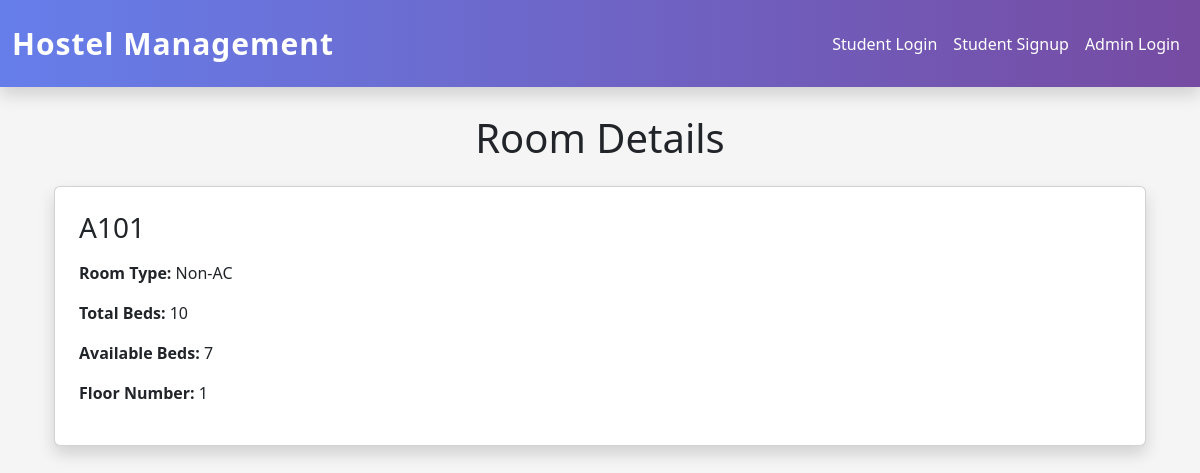
/room-details/1/, run on an earlier commit of the app's database.
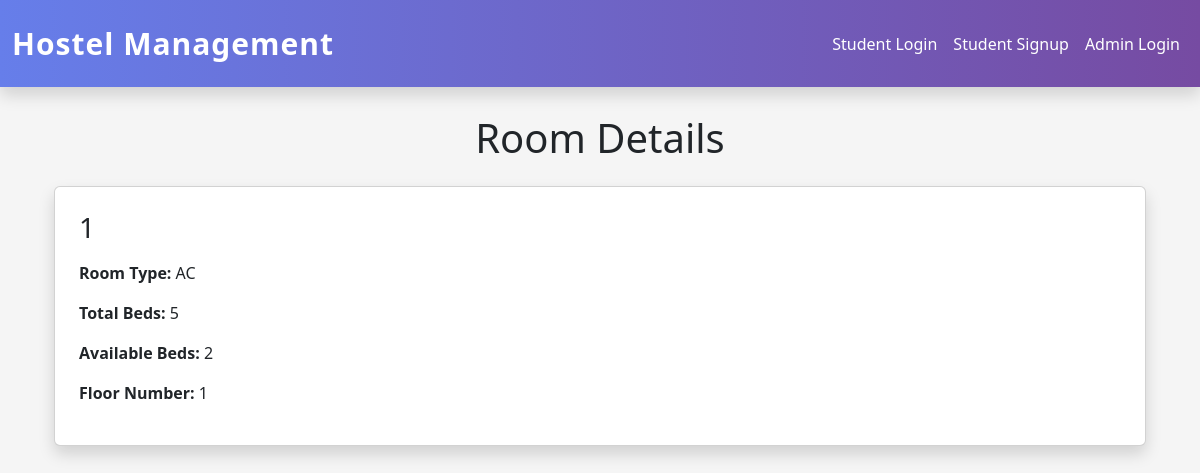
And on a later commit of the database.
### hostel_app/models.py (models this page shows, shortened)
class Room(models.Model):
    ROOM_TYPES = [
        ('AC', 'AC'),
        ('Non-AC', 'Non-AC'),
    ]
    room_number = models.CharField(
        max_length=20,
        unique=True
    )
    room_type = models.CharField(
        max_length=20,
        choices=ROOM_TYPES
    )
    total_beds = models.IntegerField()
    available_beds = models.IntegerField()
    floor_number = models.IntegerField()

### hostel_app/views.py (the view)
# urls.py: path('room-details/<int:id>/',views.room_details, name='room-details'),
def room_details(request, id):
    room = get_object_or_404(
        Room,
        id=id
    )
    context = {
        'room': room
    }
    return render(
        request,
        'rooms/room_details.html',
        context
    )

### hostel_app/templates/rooms/room_details.html (shortened to what this page needs)
{% extends "master.html" %}
{% block content %}
<h1 class="text-center mt-4 mb-4">
    Room Details
</h1>
<div class="container">
    <div class="card p-4 shadow">
        <h3 class="mb-3">
            {{ room.room_number }}
        </h3>
        <p>
            <strong>Room Type:</strong>
            {{ room.room_type }}
        </p>
        <p>
            <strong>Total Beds:</strong>
            {{ room.total_beds }}
        </p>
        <p>
            <strong>Available Beds:</strong>
            {{ room.available_beds }}
        </p>
        <p>
            <strong>Floor Number:</strong>
            {{ room.floor_number }}
        </p>
    </div>
</div>
{% endblock content %}

What changed in the data, as far as the page shows it:
changed Room: room_number "A101" → "1"; room_type "Non-AC" → "AC"; total_beds "10" → "5"; available_beds "7" → "2"
